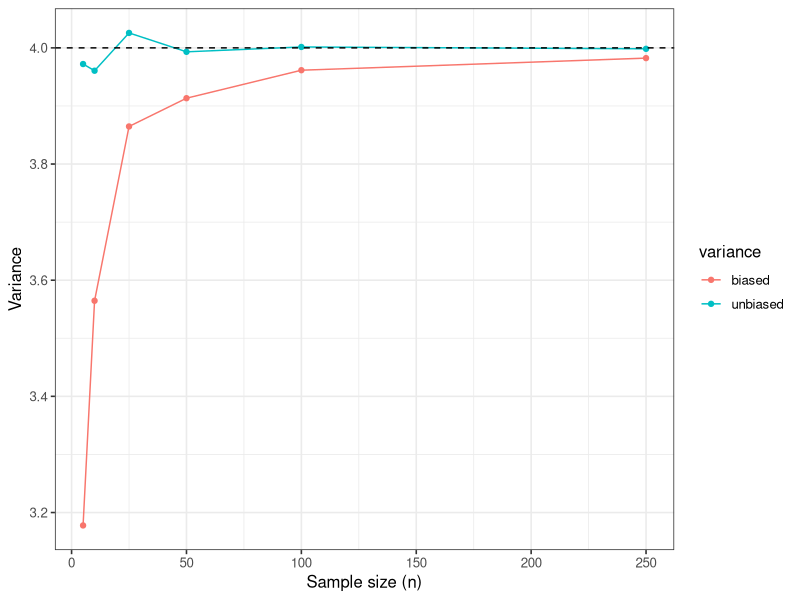

Here is the R script that generated this plot:
## ---- chunk 1
# Load packages
library(tidyverse)
library(knitr)

# Set ggplot settings
theme_set(theme_bw(base_size=12))
theme_update(panel.background = element_rect(fill = "transparent", colour = NA),
             plot.background = element_rect(fill = "transparent", colour = NA))
opts_chunk$set(dev.args=list(bg="transparent"))
## ---- chunk 2
s <- 10000
ns <- c(5, 10, 25, 50, 100, 250)
vars_biased <- vector(length = s)
vars_unbiased <- vector(length = s)

data <- tibble(n = ns, biased = NA, unbiased = NA)

for (i in 1:length(ns)) {
  n <- ns[i]
  
  for (j in 1:s) {
    x <- rnorm(n, mean = 5, sd = 2)
    vars_biased[j] <- sum((x - mean(x))^2)/length(x)
    vars_unbiased[j] <- sum((x - mean(x))^2)/(length(x)-1)
  }
  
  data$biased[i] <- mean(vars_biased)
  data$unbiased[i] <- mean(vars_unbiased)
}

data %>%
  gather("variance", "value", biased, unbiased) %>%
  ggplot(aes(x = n, y = value, color = variance)) +
    geom_line() +
    geom_point() +
    geom_hline(yintercept = 2^2, linetype = 2) +
    # coord_cartesian(ylim = c(1.5, 2.25)) +
    labs(x = "Sample size (n)", y = "Variance")
